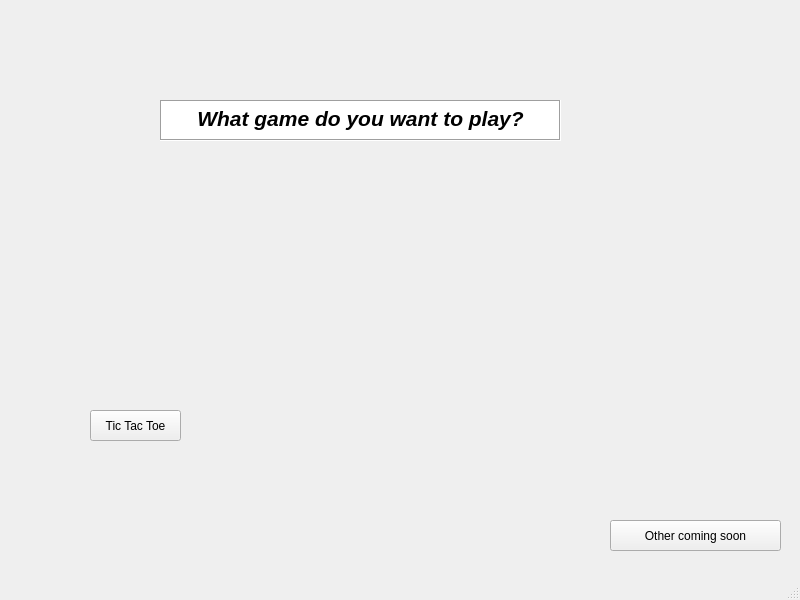
<?xml version="1.0" encoding="UTF-8"?>
<ui version="4.0">
 <class>ArcadePlayground</class>
 <widget class="QMainWindow" name="ArcadePlayground">
  <property name="geometry">
   <rect>
    <x>0</x>
    <y>0</y>
    <width>800</width>
    <height>600</height>
   </rect>
  </property>
  <property name="windowTitle">
   <string>MainWindow</string>
  </property>
  <widget class="QWidget" name="centralwidget">
   <widget class="QPushButton" name="TicTacToeButton">
    <property name="geometry">
     <rect>
      <x>90</x>
      <y>410</y>
      <width>91</width>
      <height>31</height>
     </rect>
    </property>
    <property name="text">
     <string>Tic Tac Toe</string>
    </property>
   </widget>
   <widget class="QPushButton" name="pushButton_2">
    <property name="geometry">
     <rect>
      <x>610</x>
      <y>520</y>
      <width>171</width>
      <height>31</height>
     </rect>
    </property>
    <property name="text">
     <string>Other coming soon</string>
    </property>
   </widget>
   <widget class="QTextEdit" name="textEdit">
    <property name="geometry">
     <rect>
      <x>160</x>
      <y>100</y>
      <width>401</width>
      <height>41</height>
     </rect>
    </property>
    <property name="frameShape">
     <enum>QFrame::Box</enum>
    </property>
    <property name="readOnly">
     <bool>true</bool>
    </property>
    <property name="html">
     <string>&lt;!DOCTYPE HTML PUBLIC &quot;-//W3C//DTD HTML 4.0//EN&quot; &quot;http://www.w3.org/TR/REC-html40/strict.dtd&quot;&gt;
&lt;html&gt;&lt;head&gt;&lt;meta name=&quot;qrichtext&quot; content=&quot;1&quot; /&gt;&lt;meta charset=&quot;utf-8&quot; /&gt;&lt;style type=&quot;text/css&quot;&gt;
p, li { white-space: pre-wrap; }
hr { height: 1px; border-width: 0; }
li.unchecked::marker { content: &quot;\2610&quot;; }
li.checked::marker { content: &quot;\2612&quot;; }
&lt;/style&gt;&lt;/head&gt;&lt;body style=&quot; font-family:'Noto Sans'; font-size:9pt; font-weight:400; font-style:normal;&quot;&gt;
&lt;p align=&quot;center&quot; style=&quot; margin-top:0px; margin-bottom:0px; margin-left:0px; margin-right:0px; -qt-block-indent:0; text-indent:0px;&quot;&gt;&lt;span style=&quot; font-size:16pt; font-weight:700; font-style:italic;&quot;&gt;What game do you want to play?&lt;/span&gt;&lt;/p&gt;&lt;/body&gt;&lt;/html&gt;</string>
    </property>
   </widget>
  </widget>
  <widget class="QMenuBar" name="menubar">
   <property name="geometry">
    <rect>
     <x>0</x>
     <y>0</y>
     <width>800</width>
     <height>22</height>
    </rect>
   </property>
  </widget>
  <widget class="QStatusBar" name="statusbar"/>
 </widget>
 <resources/>
 <connections/>
</ui>
